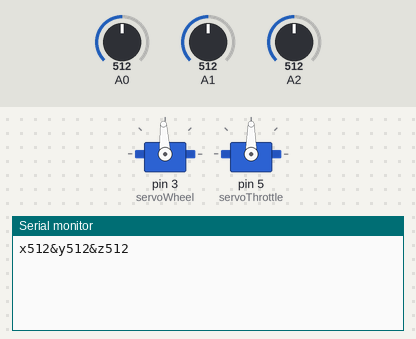
Bench run of a sketch on a simulated Arduino Uno, built with avr-gcc and run on an emulated ATmega328P. Shown: 2 × servo, the last lines printed to the serial monitor. The inputs (shaded band) are chosen by the test bench; at power-on: A0 = 512, A1 = 512, A2 = 512.

Above: at 1.2 s.
1.3 s: A0 set to 323
At 2.0 s:
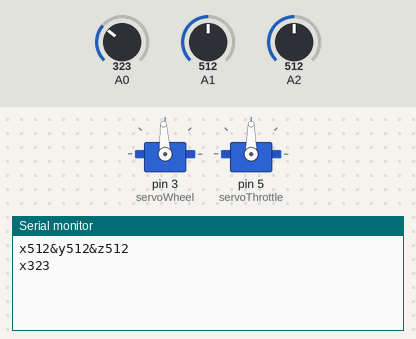
2.8 s: A1 set to 323
At 3.6 s:
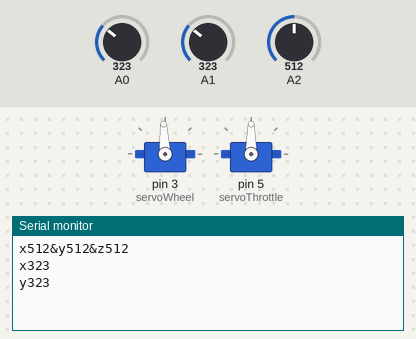
4.3 s: A2 set to 323
At 5.8 s:
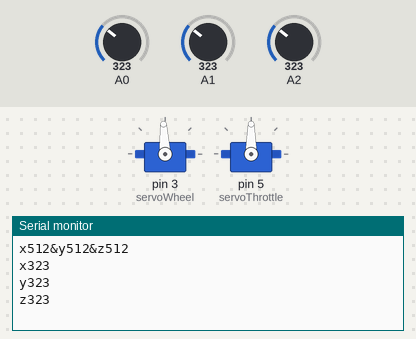

Measured:
- after the input at 1.3 s, the serial monitor: prints a new line at once (image 1)
- after the input at 2.8 s, the serial monitor: prints a new line at once (image 2)
- after the input at 4.3 s, the serial monitor: prints a new line at once (image 3)

The sketch:

xbeemini.ino
```cpp
#include <Servo.h>

Servo servoWheel;
Servo servoThrottle;

//variables
unsigned long theTime = millis();
int wheeldefault_uS = 1500;
int throttledefault_uS = 1473;
String usbInstructionDataString = "";
int usbCommandVal = 0;
boolean USBcommandExecuted = true;
String usbCommand = "";
boolean myflag = false;
char cr = 13; //carriage return
String sendstring = "";
boolean nts = false; //need to send sendstring

unsigned long accelCheckTime;
int maffa = 15;
int lastAX = 341;
int lastAY = 353;
int lastAZ = 406;
int accelCheckDelay = 20; //milliseconds between accel checks.

unsigned long lastcmdtime = millis();
int maxcmdage = 333; //max time in milliseconds arduino will wait before switching servo outputs back to neutral

void setup() {
  Serial.begin(57600);
  servoWheel.attach(3);
  servoWheel.writeMicroseconds(wheeldefault_uS);  // wheel default.
  servoThrottle.attach(5);
  servoThrottle.writeMicroseconds(throttledefault_uS);  // throttle default.
}

void sendsendstring() {
  Serial.println(sendstring);
  sendstring = "";
  nts = false;
}
void loadsendstring(String cmd, int cmdval) {
  if(sendstring == "") {
    sendstring = sendstring + cmd + cmdval;
  } else {
    sendstring = sendstring + "&" + cmd + cmdval;
  }
}
void pc(String cmd, int cmdval) {
  Serial.print(cmd);
  Serial.println(cmdval);
}

void watchaccel() {
  theTime = millis();
  if(theTime > accelCheckTime) {
     int accelX = analogRead(A0);    // read accel's X value
     int accelY = analogRead(A1);    // read accel's Y value
     int accelZ = analogRead(A2);    // read accel's Z value

     //determine if X reading is out of range
     int accelUnder = lastAX - maffa;
     int accelOver = lastAX + maffa;
     if(accelX <= accelUnder || accelX >= accelOver) {
       loadsendstring("x", accelX);
       lastAX = accelX;
       nts = true;
     }
     //determine if Y reading is out of range
     accelUnder = lastAY - maffa;
     accelOver = lastAY + maffa;
     if(accelY <= accelUnder || accelY >= accelOver) {
       loadsendstring("y", accelY);
       lastAY = accelY;
       nts = true;
     }
     //determine if Z reading is out of range
     accelUnder = lastAZ - maffa;
     accelOver = lastAZ + maffa;
     if(accelZ <= accelUnder || accelZ >= accelOver) {
       loadsendstring("z", accelZ);
       lastAZ = accelZ;
       nts = true;
     }
     accelCheckTime = theTime + accelCheckDelay;
  }
}

void delegate(String cmd, int cmdval) {
  if (cmd.equals("W")) {
      servoWheel.writeMicroseconds(cmdval);  // wheel
  } else if (cmd.equals("T")) {
      servoThrottle.writeMicroseconds(cmdval);  // throttle
  } else if (cmd.equals("S")) {
      if(myflag) {
        digitalWrite(13, LOW);
        myflag = false;
      } else {
        digitalWrite(13, HIGH);
        myflag = true;
      }
  }
}
void serialListen()
{
  char arduinoSerialData; //FOR CONVERTING BYTE TO CHAR. here is stored information coming from the arduino.
  String currentChar = "";
  if(Serial.available() > 0) {
    arduinoSerialData = char(Serial.read());   //BYTE TO CHAR.
    currentChar = (String)arduinoSerialData; //incoming data equated to c.
    if(!currentChar.equals("1") && !currentChar.equals("2") && !currentChar.equals("3") && !currentChar.equals("4") && !currentChar.equals("5") && !currentChar.equals("6") && !currentChar.equals("7") && !currentChar.equals("8") && !currentChar.equals("9") && !currentChar.equals("0") && !currentChar.equals(".")) {
      //the character is not a number, not a value to go along with a command,
      //so it is probably a command.
      if(!usbInstructionDataString.equals("")) {
        //usbCommandVal = Integer.parseInt(usbInstructionDataString);
        char charBuf[30];
        usbInstructionDataString.toCharArray(charBuf, 30);
        usbCommandVal = atoi(charBuf);
      }
      if((USBcommandExecuted == false) && (arduinoSerialData == 13)) {
        delegate(usbCommand, usbCommandVal);
        USBcommandExecuted = true;
        lastcmdtime = millis();
      }
      if((arduinoSerialData != 13) && (arduinoSerialData != 10)) {
        usbCommand = currentChar;
      }
      usbInstructionDataString = "";
    } else {
      //in this case, we're probably receiving a command value.
      //store it
      usbInstructionDataString = usbInstructionDataString + currentChar;
      USBcommandExecuted = false;
    }
  }

  //int cmdage = millis() - lastcmdtime;
  //if(cmdage > maxcmdage) {
  //  servoWheel.writeMicroseconds(wheeldefault_uS);  // wheel default.
  //  servoThrottle.writeMicroseconds(throttledefault_uS);  // throttle default.
  //}
}

void loop() {
  serialListen();
  watchaccel();
  if(nts) {
    sendsendstring();
  }
}
```
